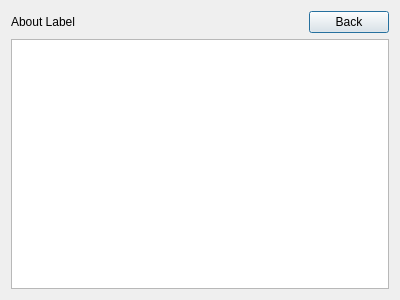
<?xml version="1.0" encoding="UTF-8"?>
<ui version="4.0">
 <class>Form</class>
 <widget class="QWidget" name="Form">
  <property name="geometry">
   <rect>
    <x>0</x>
    <y>0</y>
    <width>400</width>
    <height>300</height>
   </rect>
  </property>
  <property name="windowTitle">
   <string>Form</string>
  </property>
  <layout class="QVBoxLayout" name="verticalLayout">
   <item>
    <layout class="QHBoxLayout" name="horizontalLayout">
     <item>
      <widget class="QLabel" name="label">
       <property name="text">
        <string>About Label</string>
       </property>
      </widget>
     </item>
     <item>
      <widget class="QPushButton" name="buttonBack">
       <property name="sizePolicy">
        <sizepolicy hsizetype="Fixed" vsizetype="Fixed">
         <horstretch>0</horstretch>
         <verstretch>0</verstretch>
        </sizepolicy>
       </property>
       <property name="text">
        <string>Back</string>
       </property>
       <property name="default">
        <bool>true</bool>
       </property>
      </widget>
     </item>
    </layout>
   </item>
   <item>
    <widget class="QPlainTextEdit" name="textView">
     <property name="font">
      <font>
       <family>Courier New</family>
      </font>
     </property>
     <property name="focusPolicy">
      <enum>Qt::NoFocus</enum>
     </property>
     <property name="readOnly">
      <bool>true</bool>
     </property>
    </widget>
   </item>
  </layout>
 </widget>
 <tabstops>
  <tabstop>buttonBack</tabstop>
  <tabstop>textView</tabstop>
 </tabstops>
 <resources/>
 <connections/>
</ui>
